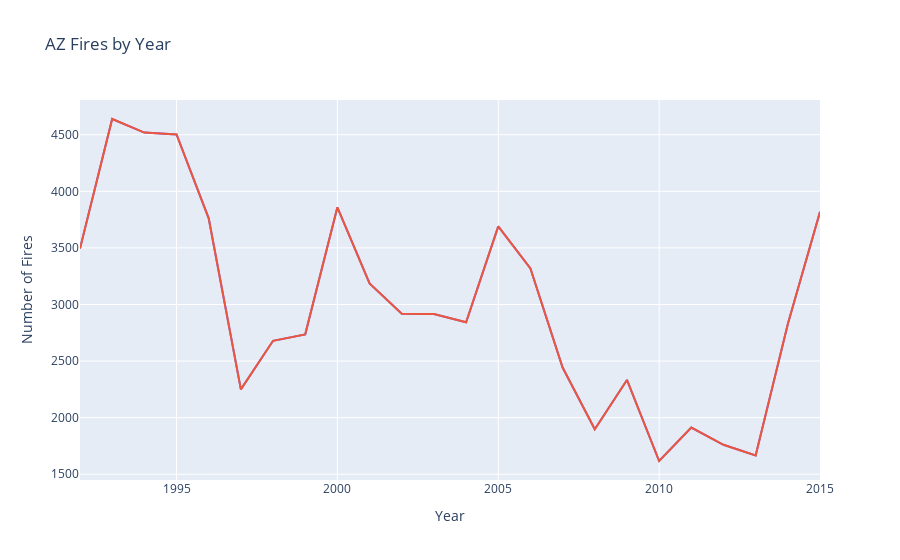

This figure's notebook cell:
### Code cell
# Group by Year and State. Prepare for interactice graph with dropdowns

fire_years_state_df = df[['OBJECTID','FIRE_YEAR','STATE']]

state = 'AZ'
filtered_data = fire_years_state_df[(fire_years_state_df['STATE']== state)]


graph_data = filtered_data.groupby('FIRE_YEAR').count()

fig = px.line(graph_data, labels={
                     "FIRE_YEAR": "Year",
                     "value": "Number of Fires"
                 },
                title=(f'{state} Fires by Year')
            )

fig.update_layout(showlegend=False)

fig.show()
##fig.write_image("fig4.png")

### Figure 1 — Plotly figure (JSON) as saved in the notebook; plotly's stock layout.template omitted (floating-point values rounded to 4 significant figures)
{"data": [{"hovertemplate": "variable=OBJECTID<br>Year=%{x}<br>Number of Fires=%{y}<extra></extra>", "legendgroup": "OBJECTID", "line": {"color": "#636efa", "dash": "solid"}, "marker": {"symbol": "circle"}, "mode": "lines", "name": "OBJECTID", "orientation": "v", "showlegend": true, "type": "scatter", "x": [1992, 1993, 1994, 1995, 1996, 1997, 1998, 1999, 2000, 2001, 2002, 2003, 2004, 2005, 2006, 2007, 2008, 2009, 2010, 2011, 2012, 2013, 2014, 2015], "xaxis": "x", "y": [3494, 4639, 4519, 4502, 3761, 2250, 2679, 2736, 3859, 3186, 2918, 2916, 2843, 3690, 3319, 2443, 1898, 2333, 1617, 1912, 1760, 1665, 2828, 3819], "yaxis": "y"}, {"hovertemplate": "variable=STATE<br>Year=%{x}<br>Number of Fires=%{y}<extra></extra>", "legendgroup": "STATE", "line": {"color": "#EF553B", "dash": "solid"}, "marker": {"symbol": "circle"}, "mode": "lines", "name": "STATE", "orientation": "v", "showlegend": true, "type": "scatter", "x": [1992, 1993, 1994, 1995, 1996, 1997, 1998, 1999, 2000, 2001, 2002, 2003, 2004, 2005, 2006, 2007, 2008, 2009, 2010, 2011, 2012, 2013, 2014, 2015], "xaxis": "x", "y": [3494, 4639, 4519, 4502, 3761, 2250, 2679, 2736, 3859, 3186, 2918, 2916, 2843, 3690, 3319, 2443, 1898, 2333, 1617, 1912, 1760, 1665, 2828, 3819], "yaxis": "y"}], "layout": {"legend": {"title": {"text": "variable"}, "tracegroupgap": 0}, "showlegend": false, "title": {"text": "AZ Fires by Year"}, "xaxis": {"anchor": "y", "domain": [0, 1], "title": {"text": "Year"}}, "yaxis": {"anchor": "x", "domain": [0, 1], "title": {"text": "Number of Fires"}}}}
